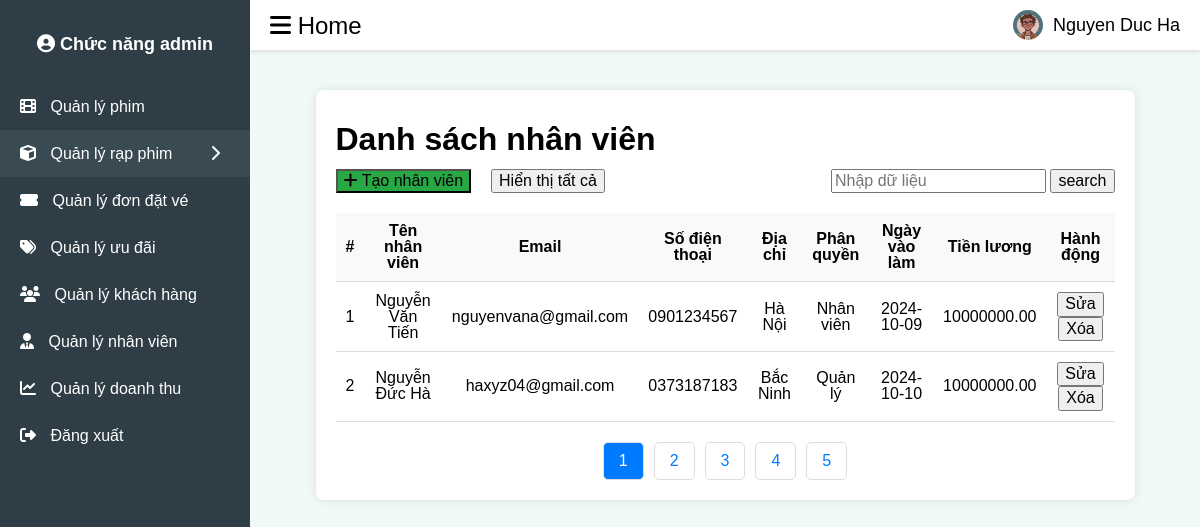
The app's page /admin/employees/employees.php with its own data.
### tables this page shows
CREATE TABLE `employees` (
  `id` int(11) NOT NULL,
  `employee_name` varchar(255) NOT NULL,
  `email` varchar(255) NOT NULL,
  `phone` varchar(15) DEFAULT NULL,
  `address_nv` varchar(255) DEFAULT NULL,
  `position` varchar(100) DEFAULT NULL,
  `hire_date` date DEFAULT NULL,
  `salary` decimal(10,2) DEFAULT NULL
);

### admin/employees/employees.php (the view, shortened to what this page needs)
<?php
include '../../user/db_connection.php';
$search = isset($_GET['search']) ? addslashes($_GET['search']) : '';
?>
<!DOCTYPE html>
<html lang="en">
<head>
    <link rel="stylesheet" href="https://cdnjs.cloudflare.com/ajax/libs/normalize/8.0.1/normalize.min.css" />
    <link rel="stylesheet" href="../../assets/css/base.css">
    <link rel="stylesheet" href="../css/mainadmin.css">
    <link rel="stylesheet" href="../movie_management/ad_movie.css">
    <link rel="stylesheet" href="/4scinema/assets/fonts/fontawesome-free-6.6.0-web/css/all.min.css">
</head>
<body>
<div class="sidebar">
        <h2>
            <a href="../admin.php">
                <i class="fas fa-user-circle"></i>
                Chức năng admin
            </a>
        </h2>
        <ul>
            <a href="../movie_management/ad_movie.php">
                <li>
                    <i class="fas fa-film"></i>
                    Quản lý phim
                </li>
            </a>
            <li class="active" onclick="toggleSubmenu(this)">
                <i class="fas fa-cube"></i>
                Quản lý rạp phim
                <i class="fas fa-chevron-right" style="position: absolute; right: 20px;"></i>
            </li>
            <a href="../ticket_order/order.php">
                <li>
                    <i class="fas fa-ticket-alt"></i>
                    Quản lý đơn đặt vé
                </li>
            </a>
            <a href="../promotion/ad_promotion.php">
                <li>
                    <i class="fas fa-tags"></i>
                    Quản lý ưu đãi
                </li>
            </a>
            <a href="../customer/customer.php">
                <li>
                    <i class="fas fa-users"></i>
                    Quản lý khách hàng
                </li>
            </a>
            <a href="../employees/employees.php">
                <li>
                    <i class="fas fa-user-tie"></i>
                    Quản lý nhân viên
                </li>
            </a>
            <a href="../revenue/revenue.php">
                <li>
                    <i class="fas fa-chart-line"></i>
                    Quản lý doanh thu
                </li>
            </a>
            <a href="../../user/login.php">
                <li>
                    <i class="fas fa-sign-out-alt"></i>
                    Đăng xuất
                </li>
            </a>
        </ul>
    </div>
    <div class="header">
        <div class="menu-icon" onclick="toggleSidebar()">
            <i class="fas fa-bars"></i>
            Home
        </div>
        <div class="user-info">
            <img src="/4scinema/assets/img/admin.jpg" alt="admin">
            <span>Nguyen Duc Ha</span>
        </div>
    </div>
    <div class="content">
        <div class="container">
            <div class="main-header">
                <h1> Danh sách nhân viên</h1>
                <div class="ad_nav">
                    <div class="ad_nav_item">
                        <button class="add" id="createMovieBtn">
                            <i class="fas fa-plus"></i>
                            Tạo nhân viên
                        </button>
                        <a href="employees.php" class="reset-button">
                            <button>Hiển thị tất cả</button>
                        </a>
                    </div>
                    <form action="employees.php" method="get">
                        <input type="text" name="search" required placeholder="Nhập dữ liệu"  value="<?php echo htmlspecialchars($search); ?>"/>
                        <input type="submit" name="ok" value="search" />
                    </form>
                </div>
            </div>
            <table>
                <thead>
                    <tr>
                        <th>#</th>
                        <th>Tên nhân viên</th>
                        <th>Email</th>
                        <th>Số điện thoại </th>
                        <th>Địa chỉ</th>
                        <th>Phân quyền</th>
                        <th>Ngày vào làm</th>
                        <th>Tiền lương</th>
                        <th>Hành động</th>
                    </tr>
                </thead>
                <tbody id="promotionList">
                    <?php
                     if (!empty($search)) {
                        $query = "SELECT * FROM employees WHERE employee_name LIKE '%$search%'";
                        $result = $conn->query($query);
                        $count=1;
                        if ($result->num_rows > 0) {
                            while ($row = $result->fetch_assoc()) {
                                echo '<tr>';
                                echo '<td>' . $count++ .  '</td>';
                                echo '<td>' . $row['employee_name'] . '</td>';
                                echo '<td>' . $row['email'] . '</td>';
                                echo '<td>' . $row['phone'] . '</td>';
                                echo '<td>' . $row['address_nv'] . '</td>';
                                echo '<td>' . $row['position'] . '</td>';
                                echo '<td>' . $row['hire_date'] . '</td>';
                                echo '<td>' . $row['salary'] . '</td>';
                                echo '<td><button  class="edit" onclick="openEditModal(' . $row['id'] . ')">Sửa</button>
                                <button class="delete" onclick="deleteEmployee(' . $row['id'] . ')">Xóa</button></td>';
                                echo '</td>';
                            }
                        } else {
                            echo '<tr><td colspan="9">Không có dữ liệu nào.</td></tr>';
                        }
                     }else {
                         $query = "SELECT * FROM employees";
                         $result = $conn->query($query);
                         $count = 1;
                         if ($result->num_rows > 0) {
                             while ($row = $result->fetch_assoc()) {
                                 echo '<tr>';
                                 echo '<td>' . $count++ .  '</td>';
                                 echo '<td>' . $row['employee_name'] . '</td>';
                                 echo '<td>' . $row['email'] . '</td>';
                                 echo '<td>' . $row['phone'] . '</td>';
                                 echo '<td>' . $row['address_nv'] . '</td>';
                                 echo '<td>' . $row['position'] . '</td>';
                                 echo '<td>' . $row['hire_date'] . '</td>';
                                 echo '<td>' . $row['salary'] . '</td>';
                                 echo '<td><button  class="edit" onclick="editEmployee(' . $row['id'] . ')">Sửa</button>
                                 <button class="delete" onclick="deleteEmployee(' . $row['id'] . ')">Xóa</button></td>';
                             }
                         } else {
                             echo '<tr><td colspan="9">Không có dữ liệu nào.</td></tr>';
                         }
                     }
                    ?>
                </tbody>
            </table>
            <div class="pagination">
                <a href="#" class="active">1</a>
                <a href="#">2</a>
                <a href="#">3</a>
                <a href="#">4</a>
                <a href="#">5</a>
            </div>
        </div>
    </div>
</body>
</html>

### assets/css/base.css (style rules this page uses)
:root { --white-color: #fff; --black-color: #000; --text-color:#f8fafc; --hover-color:#f3ea28; --btn-color: #f3ea28; --hover-button-color: #484699; --font-large: 1.8rem; --font-medium: 1.6rem; --font-small: 1.4rem; --border-bottom: solid 0.667px darkgray; --font-title: 'Anton', sans-serif; --icon-color: yellow; }
* { box-sizing: inherit; }
ol, ul { list-style: none; }
html { font-size: 62.5%; line-height: 1.6rem; font-family: 'Josefin Sans', sans-serif; box-sizing: border-box; }
table { border-collapse: collapse; border-spacing: 0; }

### admin/css/mainadmin.css (style rules this page uses)
body { margin: 0; font-family: Arial, sans-serif; background-color: #F0F8F8; }
.sidebar { width: 250px; height: 100vh; background-color: #2F3E46; color: #FFFFFF; position: fixed; top: 0; left: 0; padding-top: 20px; transition: all 0.3s; }
.sidebar h2 { text-align: center; margin-bottom: 30px; font-size: 18px; }
.sidebar ul { list-style-type: none; padding: 0; }
.sidebar a { text-decoration: none; color: #FFFFFF; }
.sidebar ul li { padding: 15px 20px; font-size: 16px; cursor: pointer; position: relative; }
.sidebar ul li:hover, .sidebar ul li.active { background-color: #3A4A52; }
.sidebar ul li i { margin-right: 10px; }
.header { height: 50px; background-color: #FFFFFF; display: flex; align-items: center; justify-content: space-between; padding: 0 20px; box-shadow: 0 2px 4px rgba(0, 0, 0, 0.1); position: fixed; top: 0; left: 250px; right: 0; transition: all 0.3s; }
.header .menu-icon { font-size: 24px; cursor: pointer; }
.header .user-info { display: flex; align-items: center; font-size: 18px ; }
.header .user-info img { width: 30px; height: 30px; border-radius: 50%; margin-right: 10px; }
.content { margin-left: 250px; padding: 70px 20px 20px 20px; transition: all 0.3s; }

### admin/movie_management/ad_movie.css (style rules this page uses)
.container { width: 90%; margin: 20px auto; background-color: #fff; padding: 20px; border-radius: 8px; box-shadow: 0 0 10px rgba(0, 0, 0, 0.1); font-size: 16px; }
.header { display: flex; justify-content: space-between; align-items: center; margin-bottom: 20px; }
.add { background-color: #28a745; }
table { width: 100%; border-collapse: collapse; }
table th, table td { padding: 10px; text-align: center; border-bottom: 1px solid #ddd; }
table th { background-color: #f8f9fa; }
.pagination { display: flex; justify-content: center; margin-top: 20px; }
.pagination a { margin: 0 5px; padding: 10px 15px; border: 1px solid #ddd; border-radius: 5px; text-decoration: none; color: #007bff; }
.pagination a.active { background-color: #007bff; color: #fff; }
.main-header { margin-bottom: 20px; }
.ad_nav { display: flex; justify-content: space-between; align-items: center; }
.reset-button { list-style: none; }
.ad_nav_item { display: flex; gap: 20px; }

### records on screen
employees: employee_name "Nguyễn Văn Tiến", email "nguyenvana@gmail.com", phone "0901234567", address_nv "Hà Nội", position "Nhân viên", hire_date "2024-10-09", salary "10000000.00"
employees: employee_name "Nguyễn Đức Hà", email "haxyz04@gmail.com", phone "0373187183", address_nv "Bắc Ninh", position "Quản lý", hire_date "2024-10-10", salary "10000000.00"
